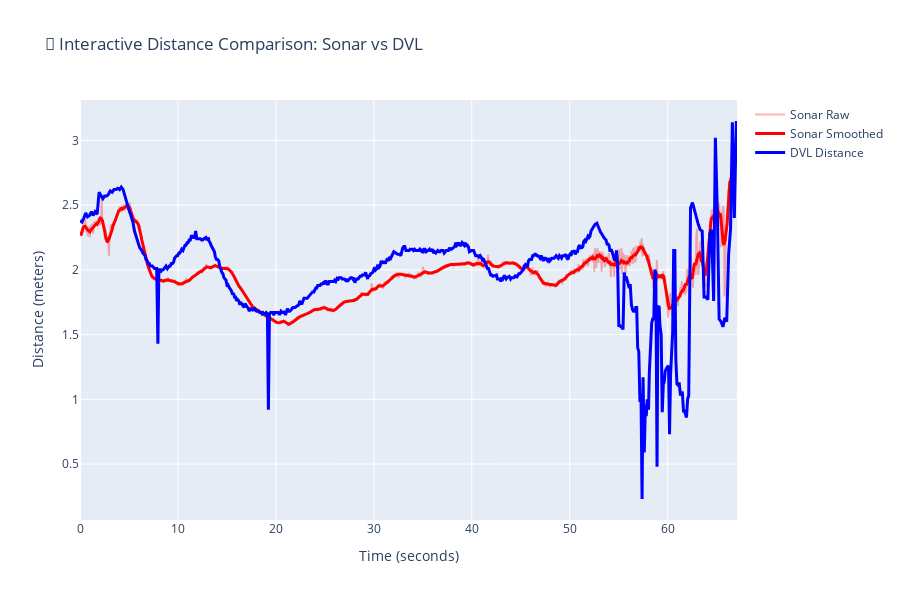

Notebook cell for this chart:
### Code cell
fig, comparison_stats = iau.ComparisonEngine.compare_sonar_vs_dvl(distance_results, raw_data, sonar_coverage_m=sonar_coverage_meters, sonar_image_size=image_shape[0], use_plotly=True)
fig.show()

### Figure 1 — Plotly figure (JSON) as saved in the notebook; plotly's stock layout.template omitted (floating-point values rounded to 4 significant figures; data arrays with more than 128 entries replaced by an {"elided": "..."} marker saying what was removed)
{"data": [{"line": {"color": "rgba(255,0,0,0.3)"}, "mode": "lines", "name": "Sonar Raw", "type": "scatter", "x": {"elided": "1000 float values"}, "xaxis": "x", "y": {"elided": "1000 float values"}, "yaxis": "y"}, {"line": {"color": "red", "width": 3}, "mode": "lines", "name": "Sonar Smoothed", "type": "scatter", "x": {"elided": "1000 float values"}, "xaxis": "x", "y": {"elided": "1000 float values"}, "yaxis": "y"}, {"line": {"color": "blue", "width": 3}, "mode": "lines", "name": "DVL Distance", "type": "scatter", "x": {"elided": "559 float values"}, "xaxis": "x", "y": {"elided": "559 float values"}, "yaxis": "y"}], "layout": {"height": 600, "hovermode": "x unified", "title": {"text": "🔄 Interactive Distance Comparison: Sonar vs DVL"}, "xaxis": {"anchor": "y", "domain": [0, 1], "showgrid": true, "title": {"text": "Time (seconds)"}}, "yaxis": {"anchor": "x", "domain": [0, 1], "showgrid": true, "title": {"text": "Distance (meters)"}}}}
